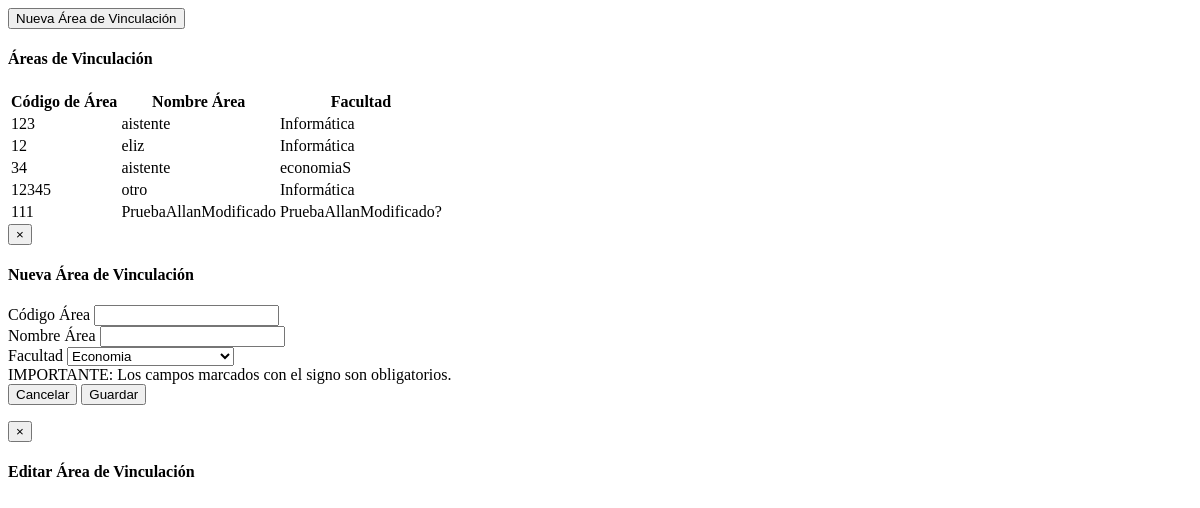
Page /pages/CargaAcademica/ca_crearAreaVinculacion.php on the committed database.
### tables this page shows
CREATE TABLE IF NOT EXISTS `ca_vinculaciones` (
  `codigo` int(11) NOT NULL,
  `nombre` varchar(50) DEFAULT NULL,
  `cod_facultad` int(11) DEFAULT NULL
);

CREATE TABLE IF NOT EXISTS `ca_facultades` (
  `codigo` int(11) NOT NULL,
  `nombre` varchar(50) DEFAULT NULL
);

### pages/CargaAcademica/ca_crearAreaVinculacion.php (the view, shortened to what this page needs)
<?php
include '../../Datos/conexion.php'
?>
<?php
$queryFacultades = mysql_query("SELECT * FROM ca_facultades");
while($row = mysql_fetch_assoc($queryFacultades)){
  $option .= ("<option value='".$row['codigo']."'>".$row['nombre']."</option>");
}
?>
<link href="css/datepicker.css" rel="stylesheet">
<link href="css/prettify.css" rel="stylesheet">
<body>
  <div class="row">
    <div class="panel-body">
      <div class="panel panel-default">
        <div class="panel-body">
          <button class="btn btn-success" data-toggle="modal" data-target="#agregarArea"> Nueva Área de Vinculación</button>
        </div>
      </div>
      <div class="panel panel-primary">
        <div class="panel-heading">
          <h4 class="panel-title">
            <label>Áreas de Vinculación</label>
          </h4>
        </div>
        <div>
          <div id="contenedor2" class="panel-body">
            <?php
              include '../../Datos/ca_cargarAreaVinculacion.php';
            ?>
          </div>
        </div>
      </div>
    </div>
  </div>
  <div class="modal fade" id="agregarArea" tabindex="-1" role="dialog" aria-labelledby="myModalLabel" aria-hidden="true">
    <div class="modal-dialog">
      <div class="modal-content">
        <form role="form" id="form" name="form">
          <div class="modal-header">
            <button type="button" class="close" data-dismiss="modal" aria-hidden="true">&times;</button>
            <h4 class="modal-title" id="myModalLabel"> Nueva Área de Vinculación</h4>
          </div>
          <div class="modal-body">
            <div class="form-group">
              <label class="control-label">
                <span class="glyphicon glyphicon-exclamation-sign" pattern="[0-9]+" aria-hidden="true"></span> Código Área</label>
              <input id="codigoArea" class="form-control col-sm-9" required="" onblur="validar()">
            </div>
            <div class="form-group">
              <label class="control-label">
                <span class="glyphicon glyphicon-exclamation-sign" aria-hidden="true"></span> Nombre Área</label>
              <input id="nombreArea" class="form-control col-sm-9" required="" onblur="validar()">
            </div>
            <div class="form-group">
              <label class="control-label">
                <span class="glyphicon glyphicon-exclamation-sign" aria-hidden="true"></span> Facultad</label>
              <select class="form-control" id="facultad" name="facultad">
                <?php
                echo $option;
                ?>
              </select>
            </div>
            <div id="noti1" class="alert alert-info" role="alert">IMPORTANTE: Los campos marcados con el signo
              <span class="glyphicon glyphicon-exclamation-sign" aria-hidden="true"></span> son obligatorios.</div>
          </div>
          <div class="modal-footer">
            <button type="button" class="btn btn-default" data-dismiss="modal">Cancelar</button>
            <button id="guardar" class="btn btn-primary">Guardar</button>
          </div>
        </form>
      </div>
    </div>
  </div>
  <div class="modal fade" id="editarAreaVinculacion" tabindex="-1" role="dialog" aria-labelledby="myModalLabel" aria-hidden="true">
    <div class="modal-dialog">
      <div class="modal-content">
        <div class="modal-header">
          <button type="button" class="close" data-dismiss="modal" aria-hidden="true">&times;</button>
          <h4 class="modal-title" id="myModalLabel">Editar Área de Vinculación</h4>
        </div>
      </div>
    </div>
  </div>
</body>

### Datos/ca_cargarAreaVinculacion.php (shortened to what this page needs)
<?php
include 'conexion.php';
$query = mysql_query("CALL SP_OBTENER_AREAS_VINCULACION(@pcMensajeError)", $enlace);
?>
  <!DOCTYPE html>
  <html lang="en">
  <body>
    <div class="box-body table-responsive">
      <table id="tabla_prioridad" class='table table-bordered table-striped'>
        <thead>
          <tr>
            <th>Código de Área</th>
            <th>Nombre Área</th>
            <th>Facultad</th>
            <th></th>
          </tr>
        </thead>
        <tbody>
          <?php
          while ($row = mysql_fetch_array($query))
          {
        ?>
            <tr>
              <td>
                <?php echo $row['codigo'] ?>
              </td>
              <td>
                <?php echo $row['nombre'] ?>
              </td>
              <td>
                <?php echo $row['facultad'] ?>
              </td>
              <td>
              </td>
            </tr>
            <?php
                    }
                    ?>
        </tbody>
      </table>
    </div>
  </body>
  </html>

### rows in the picture
ca_vinculaciones: codigo "123", nombre "aistente", ca_facultades.nombre "Informática"
ca_vinculaciones: codigo "12", nombre "eliz", ca_facultades.nombre "Informática"
ca_vinculaciones: codigo "34", nombre "aistente", ca_facultades.nombre "economiaS"
ca_vinculaciones: codigo "12345", nombre "otro", ca_facultades.nombre "Informática"
ca_vinculaciones: codigo "111", nombre "PruebaAllanModificado", ca_facultades.nombre "PruebaAllanModificado?"

### other values in the picture
form field facultad "Economia"
